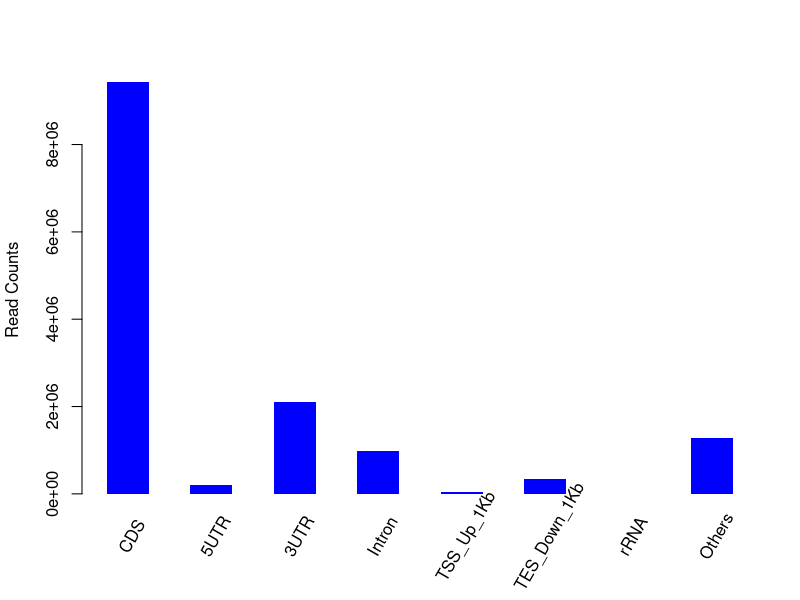

Write the R code that produced this figure.
png("/rds/user/is460/hpc-work/muscle-rnaseq/ezbamqc/output/figs/srpk3_wt_ttnb_wt_2.read_distr.png",width=500,height=500,units="px")
M=c(9432525,202633,2098945,985018,47086,332498,1117,1291136)
Mname=c("CDS","5UTR","3UTR","Intron","TSS_Up_1Kb","TES_Down_1Kb","rRNA","Others")
val = barplot(M,xlab="",space=1,ylab="Read Counts",col="blue",border="NA")
text(x=seq(val[1],val[8],by=2),y=rep(0,8),srt=60,adj=0,offset=2,pos=1,xpd=T,labels=Mname)
dev.state = dev.off()
